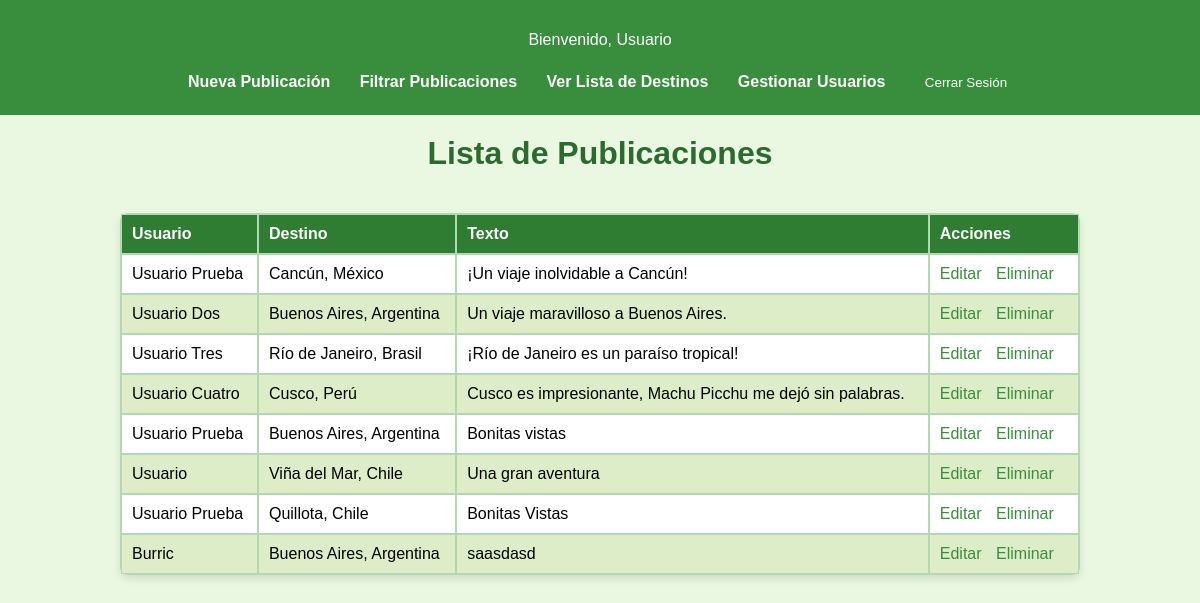
The page /publicacion/ (signed in) on the database its author committed.
### usuario/models.py (models this page shows, shortened)
class Usuario(AbstractUser):
    nombre = models.CharField(max_length=150)
    correo = models.EmailField(unique=True)
    ubicacion = models.CharField(max_length=255, blank=True, null=True)
    USERNAME_FIELD = 'correo'
    REQUIRED_FIELDS = ['username', 'nombre']

### publicacion/models.py (models this page shows, shortened)
class Publicacion(models.Model):
    usuario = models.ForeignKey(Usuario, on_delete=models.CASCADE)
    destino = models.ForeignKey(Destino, on_delete=models.CASCADE)
    texto = models.TextField()
    fecha = models.DateField(auto_now_add=True)

### destino/models.py (models this page shows)
class Destino(models.Model):
    pais = models.CharField(max_length=100)
    ciudad = models.CharField(max_length=100)
    descripcion = models.TextField()
    def __str__(self):
        return f"{self.ciudad}, {self.pais}"

### publicacion/views.py (the view)
# urls.py: path('', views.publicacion_list, name='publicacion_list'),
@login_required
def publicacion_list(request):
    publicaciones = Publicacion.objects.all()
    return render(request, 'publicacion_list.html', {'publicaciones': publicaciones})

### publicacion/templates/publicacion_list.html (shortened to what this page needs)
{% load static %}
<!DOCTYPE html>
<html lang="es">
<head>
    <link rel="stylesheet" href="{% static 'css/listar publicacion.css' %}">
</head>
<body>
    <header>
        {% if user.is_authenticated %}
            <p>Bienvenido, {{ user.nombre}}</p>
            <nav>
                <a href="{% url 'publicacion_create' %}">Nueva Publicación</a>
                <a href="{% url 'publicacion_search' %}" style="margin-left: 10px;">Filtrar Publicaciones</a>
                {% if user.is_superuser %}
                    <a href="{% url 'destino_list' %}" style="margin-left: 10px;">Ver Lista de Destinos</a>
                    <a href="{% url 'usuario_list' %}" style="margin-left: 10px;">Gestionar Usuarios</a>
                {% else %}
                    <a href="{% url 'usuario_edit' user.id %}" style="margin-left: 10px;">Editar Mi Perfil</a>
                {% endif %}
                <form action="{% url 'logout' %}" method="POST" style="display: inline;">
                    <button type="submit">Cerrar Sesión</button>
                </form>
            </nav>
        {% else %}
            <nav>
                <a href="{% url 'login' %}">Iniciar Sesión</a>
                <a href="{% url 'register' %}">Registrarse</a>
            </nav>
        {% endif %}
    </header>
    <h1>Lista de Publicaciones</h1>
    <table border="1">
        <thead>
            <tr>
                <th>Usuario</th>
                <th>Destino</th>
                <th>Texto</th>
                <th>Acciones</th>
            </tr>
        </thead>
        <tbody>
            {% for publicacion in publicaciones %}
                <tr>
                    <td>{{ publicacion.usuario.nombre }}</td>
                    <td>{{ publicacion.destino }}</td>
                    <td>{{ publicacion.texto }}</td>
                    <td>
                        {% if request.user == publicacion.usuario or request.user.is_superuser %}
                            <a href="{% url 'publicacion_edit' publicacion.id %}">Editar</a>
                            <a href="{% url 'publicacion_delete' publicacion.id %}">Eliminar</a>
                        {% endif %}
                    </td>
                </tr>
            {% empty %}
                <tr>
                    <td colspan="4">No hay publicaciones disponibles.</td>
                </tr>
            {% endfor %}
        </tbody>
    </table>
</body>
</html>

### publicacion/static/css/listar publicacion.css (style rules this page uses)
body { font-family: Arial, sans-serif; background-color: #eaf7e1; margin: 0; padding: 0; display: flex; flex-direction: column; align-items: center; height: 100vh; text-align: center; }
h1 { color: #2c6b2f; margin-top: 20px; }
header { width: 100%; background-color: #388e3c; padding: 15px 0; text-align: center; color: white; }
header nav a { text-decoration: none; color: white; margin: 0 15px; font-weight: bold; }
table { width: 80%; max-width: 1000px; background-color: #fff; border-radius: 8px; box-shadow: 0 4px 8px rgba(0, 0, 0, 0.1); margin-top: 20px; border-collapse: separate; border-spacing: 0; }
table, th, td { border: 1px solid #b2d8b2; }
th, td { padding: 10px; text-align: left; }
th { background-color: #2e7d32; color: white; }
tr:nth-child(even) { background-color: #dcedc8; }
td a { margin-right: 10px; text-decoration: none; color: #388e3c; }
form button { background-color: #388e3c; color: white; padding: 10px 20px; border: none; border-radius: 5px; cursor: pointer; transition: background-color 0.3s, transform 0.2s; }

### rows shown on the page
Usuario: nombre "Usuario"
Publicacion: usuario.nombre "Usuario Prueba", destino "Cancún, México", texto "¡Un viaje inolvidable a Cancún!", shows "Editar"
Publicacion: usuario.nombre "Usuario Dos", destino "Buenos Aires, Argentina", texto "Un viaje maravilloso a Buenos Aires.", shows "Editar"
Publicacion: usuario.nombre "Usuario Tres", destino "Río de Janeiro, Brasil", texto "¡Río de Janeiro es un paraíso tropical!", shows "Editar"
Publicacion: usuario.nombre "Usuario Cuatro", destino "Cusco, Perú", texto "Cusco es impresionante, Machu Picchu me dejó sin palabras.", shows "Editar"
Publicacion: usuario.nombre "Usuario Prueba", destino "Buenos Aires, Argentina", texto "Bonitas vistas", shows "Editar"
Publicacion: usuario.nombre "Usuario", destino "Viña del Mar, Chile", texto "Una gran aventura", shows "Editar"
Publicacion: usuario.nombre "Usuario Prueba", destino "Quillota, Chile", texto "Bonitas Vistas", shows "Editar"
Publicacion: usuario.nombre "Burric", destino "Buenos Aires, Argentina", texto "saasdasd", shows "Editar"
